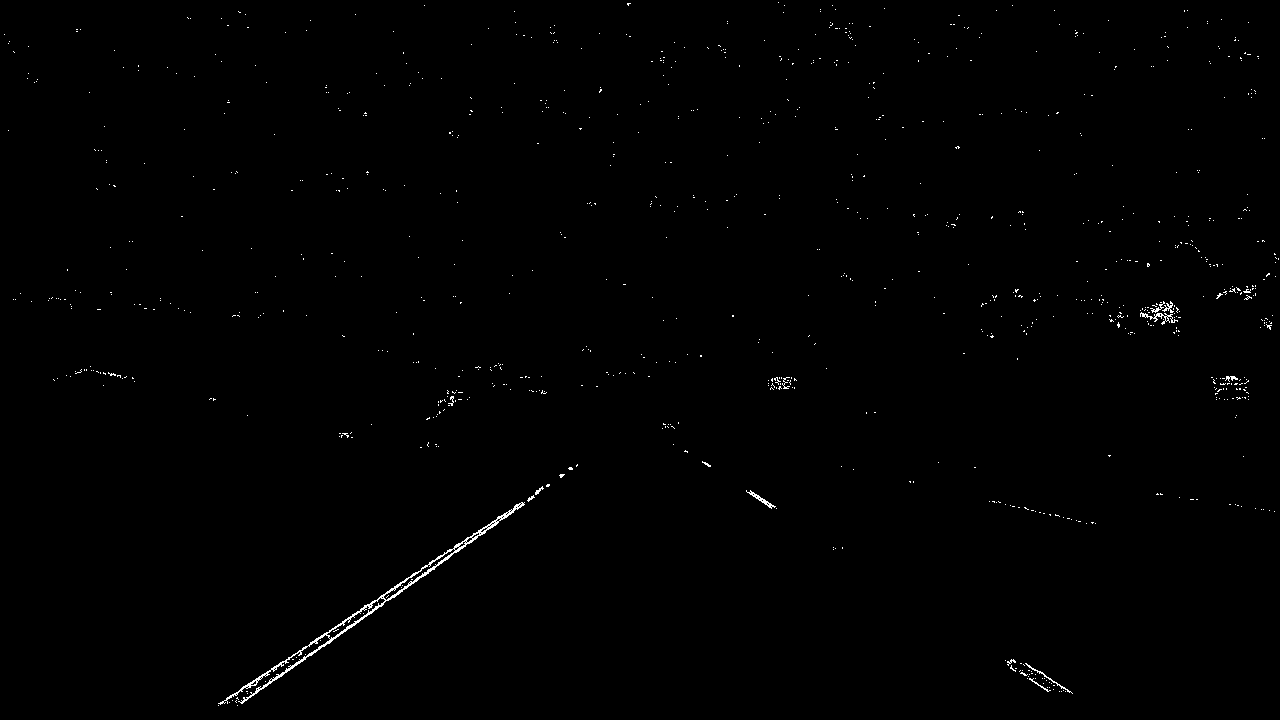
#> input picture output_images/binary_test_images/straight_lines1.jpg, 1280 x 720 px
$ python perspective_transform.py
#> lines starting #> are read from the running program, lines starting #| are printed output that depends on the picture
#> in pers_trans_test_images, image is the input picture: shape (720, 1280, 4) float32; mean R, G, B, A 0.00461, 0.00461, 0.00461, 1
import cv2
import os
import glob
import numpy as np
import matplotlib.pyplot as plt
import matplotlib.image as mpimg
#plt.ion()


class PerspectiveTransform:
    def __init__(self, image, image_name):
        self.image_name = image_name
        self.image = image
        self.warped_image = 0
        self.output_images_path = 'output_images'
        self.warp_images_path = ''.join([self.output_images_path, '\\', 'warp_test_images'])
        # [9 lines of commented-out code are left out]
        self.source_points = np.float32([[self.image.shape[1] - 580, self.image.shape[0]/2+100],
                                          [self.image.shape[1] - 200, self.image.shape[0]],
                                          [200, self.image.shape[0]],
                                          [580, self.image.shape[0]/2+100]])
        self.desired_points = np.float32([[self.image.shape[1] - 380, 0],
                                          [self.image.shape[1] - 380, self.image.shape[0]],
                                          [380, self.image.shape[0]],
                                          [380, 0]])
        #print(self.source_points)
        #print(self.desired_points)
        self.minv = 0

    def warp_image(self):
        #print('Now warping image: {}'.format(self.image_name))
        image_size = (self.image.shape[1], self.image.shape[0])
#> image_size = (1280, 720)
        pers_trans_matrix = cv2.getPerspectiveTransform(self.source_points, self.desired_points)
        self.warped_image = cv2.warpPerspective(self.image, pers_trans_matrix, image_size, flags=cv2.INTER_LINEAR)
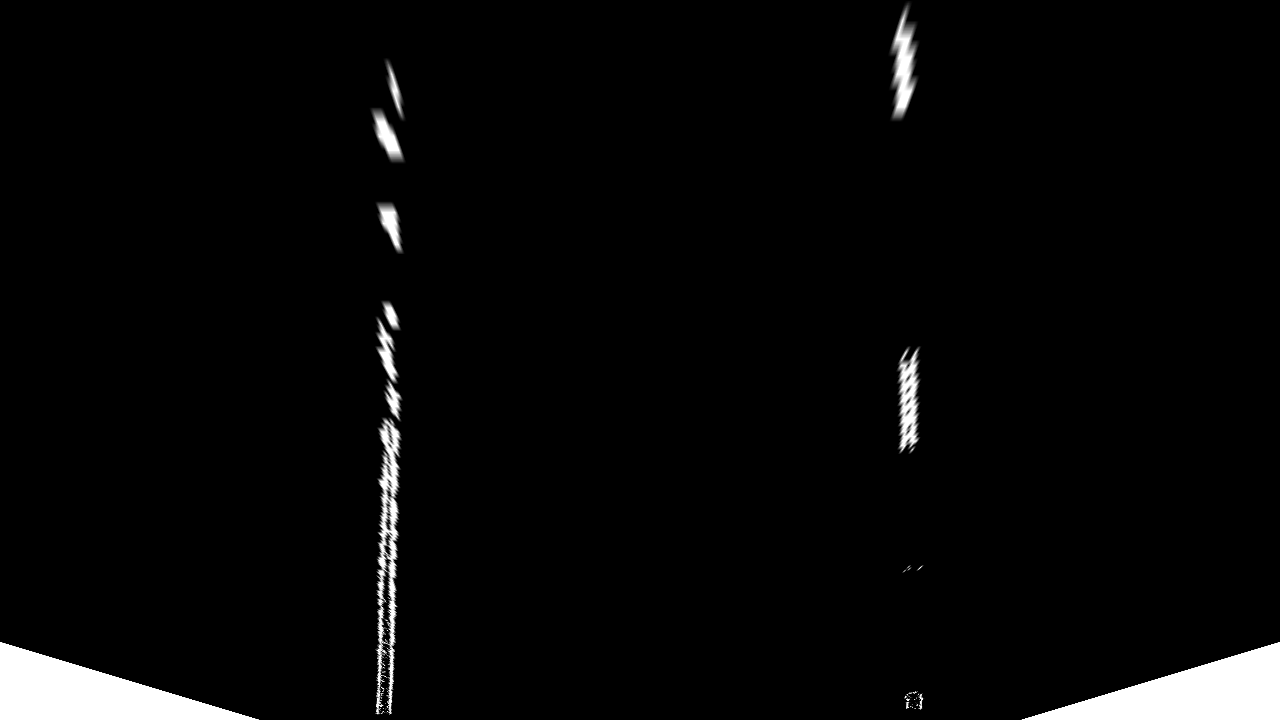
#> self.warped_image: shape (720, 1280, 4) float32; mean R, G, B, A 0.00889, 0.00889, 0.00889, 0.978; transparent parts drawn white
        self.minv = cv2.getPerspectiveTransform(self.desired_points, self.source_points)

    def save_image(self):
        if not os.path.exists(self.warp_images_path):
            os.makedirs(self.warp_images_path)
        pure_file_name = self.image_name[self.image_name.rfind('\\') + 1:]
        plt.imsave(''.join([self.warp_images_path, '\\', pure_file_name]), self.warped_image)


def plot_source_points():
    img = mpimg.imread('output_images\\undistored_test_images\\straight_lines1.jpg')
    plt.imshow(img)
    size = img.shape
    #plt.plot(695, 457, '.')  # top right
    #plt.plot(1092, 719, '.')  # bottom right
    #plt.plot(206, 719, '.')  # bottom left
    #plt.plot(585, 457, '.')  # top left
    plt.plot(size[1] - 627, size[0]/2+70, '.')  # top right
    plt.plot(size[1] - 200, size[0], '.')  # bottom right
    plt.plot(200, size[0], '.')  # bottom left
    plt.plot(627, size[0]/2+70, '.')  # top left
    a = 1


def pers_trans_test_images():
    for raw_image_name in glob.glob('output_images\\binary_test_images\\*.jpg'):
        image = mpimg.imread(raw_image_name)
        test_image_pers_trans = PerspectiveTransform(image, raw_image_name)
        test_image_pers_trans.warp_image()
        test_image_pers_trans.save_image()
#> pass 2 of the loop in pers_trans_test_images, `for raw_image_name in glob.glob('output_images\\binary_test_images\\*...`:
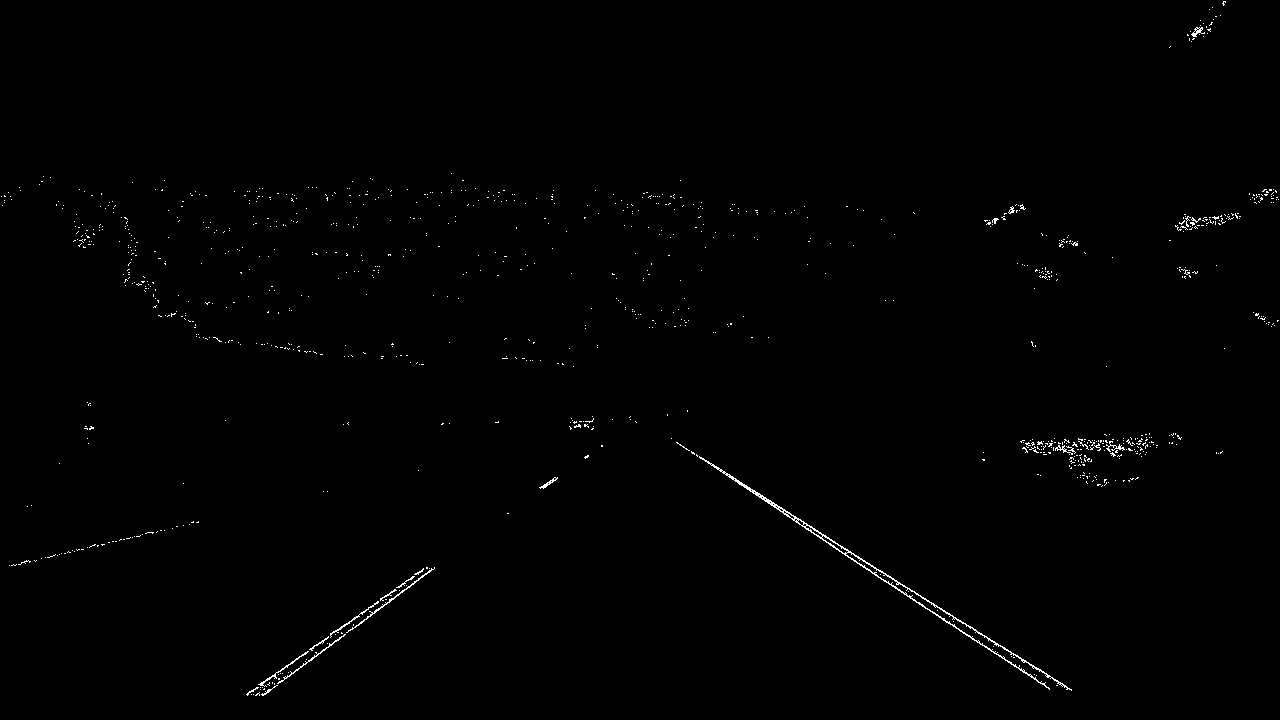
#> input picture output_images/binary_test_images/straight_lines2.jpg, 1280 x 720 px
#> in pers_trans_test_images, image is the input picture: shape (720, 1280, 4) float32; mean R, G, B, A 0.00523, 0.00523, 0.00523, 1
#> in warp_image (call 2), `self.warped_image = cv2.warpPerspective(self.image, pers_trans_matrix,..`:
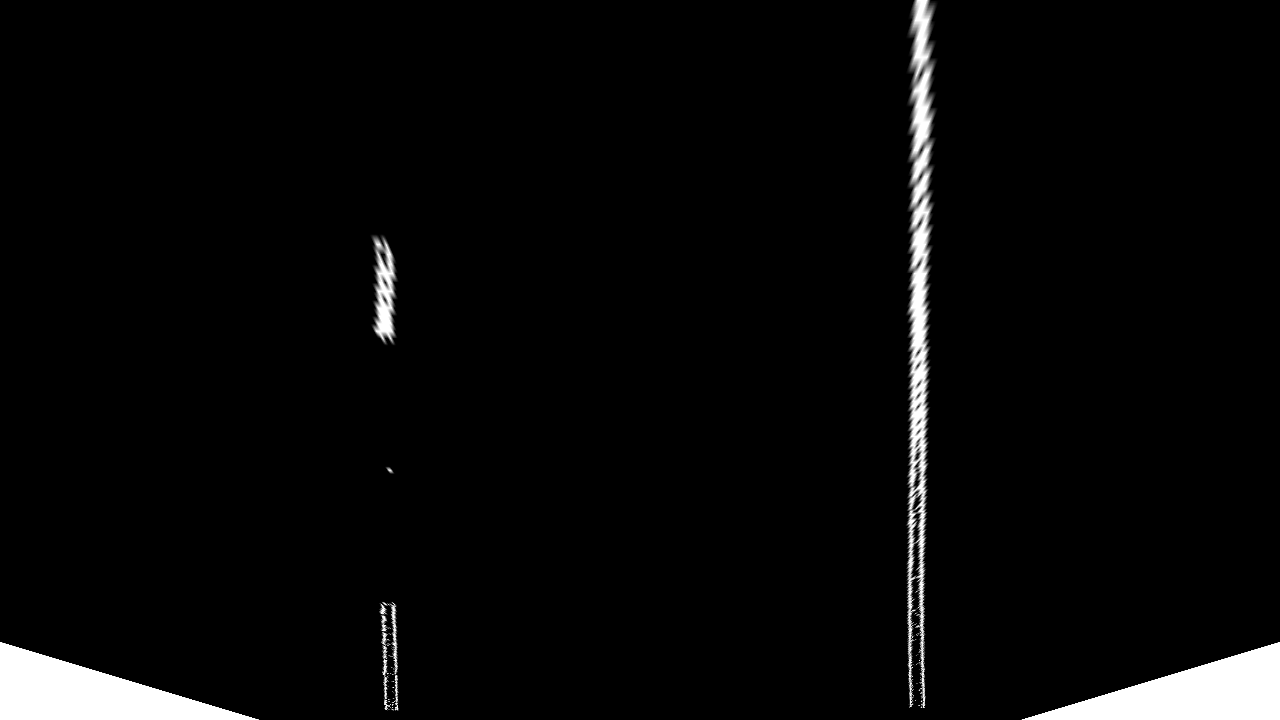
#> self.warped_image: shape (720, 1280, 4) float32; mean R, G, B, A 0.0115, 0.0115, 0.0115, 0.978; transparent parts drawn white
#> pass 3 of the loop in pers_trans_test_images, `for raw_image_name in glob.glob('output_images\\binary_test_images\\*...`:
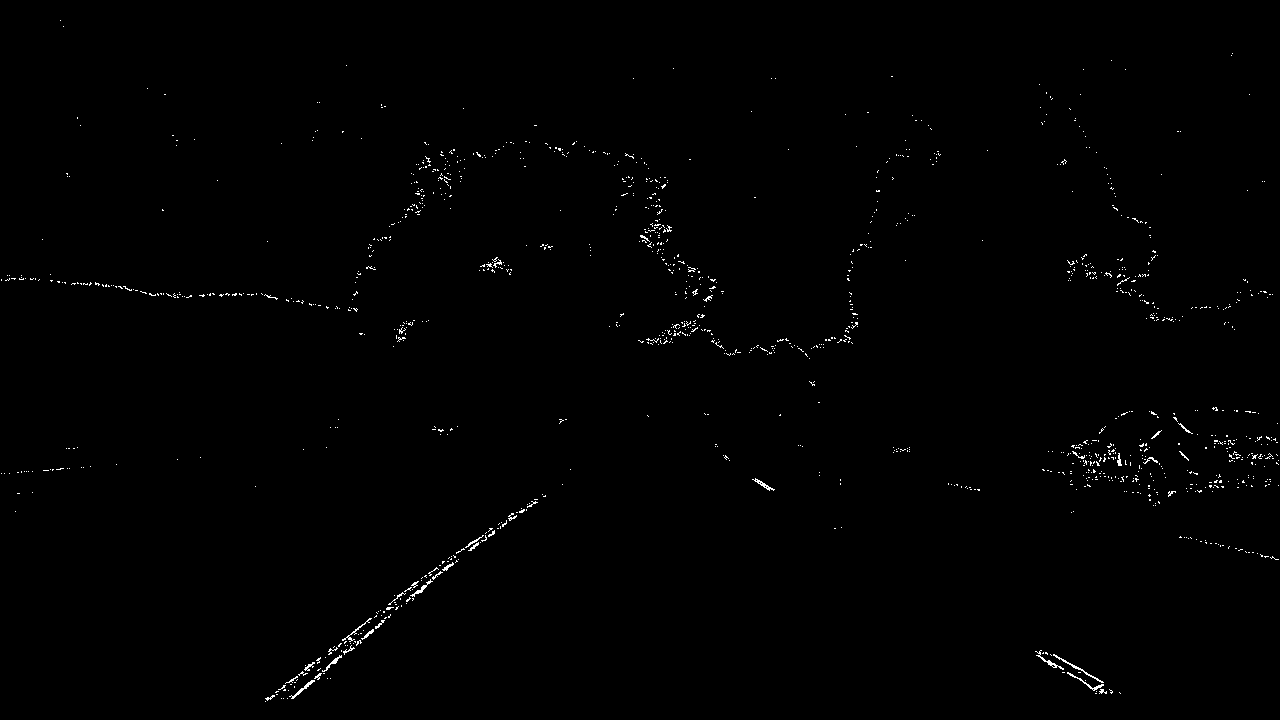
#> input picture output_images/binary_test_images/test1.jpg, 1280 x 720 px
#> in pers_trans_test_images, image is the input picture: shape (720, 1280, 4) float32; mean R, G, B, A 0.00548, 0.00548, 0.00548, 1
#> in warp_image (call 3), `self.warped_image = cv2.warpPerspective(self.image, pers_trans_matrix,..`:
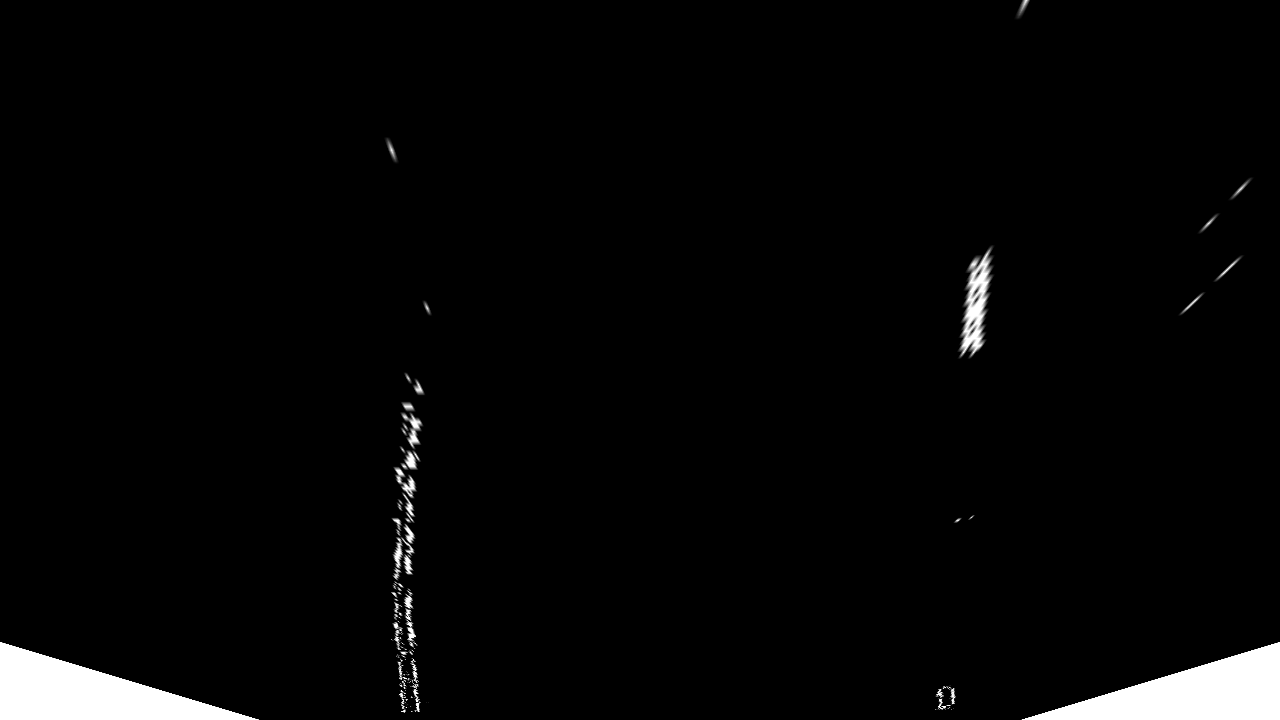
#> self.warped_image: shape (720, 1280, 4) float32; mean R, G, B, A 0.00427, 0.00427, 0.00427, 0.978; transparent parts drawn white


def main():
    pers_trans_test_images()
    #plot_source_points()

if __name__ == '__main__':
    main()
